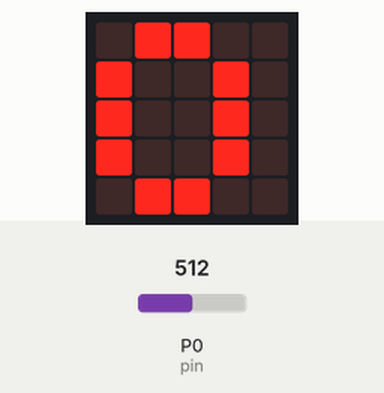
A program run on a simulated BBC micro:bit (MakeCode). On the bench: the board's 5×5 LED display. The test bench sets the inputs (shaded band); at power-on: P0 (pin) = 512 (analog values on the 0–1023 scale).

Above: at 1.2 s.
1.3 s: P0 (pin) set to 486
At 2.7 s:
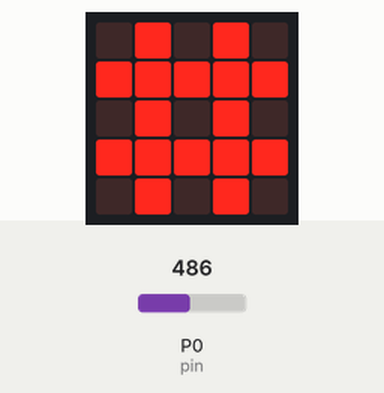
3.0 s: P0 (pin) set to 716
At 4.2 s:
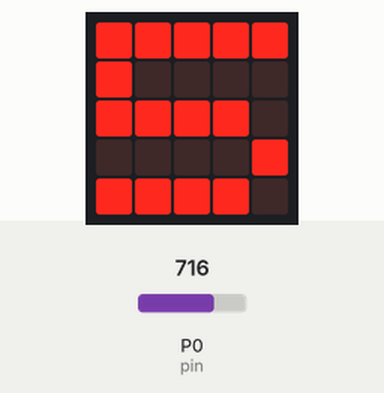
4.5 s: P0 (pin) set to 306
At 5.8 s:
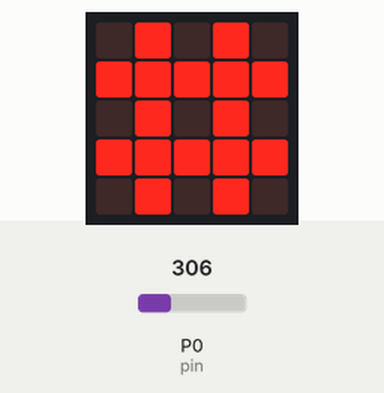
6.1 s: P0 (pin) set to 511
At 7.2 s:
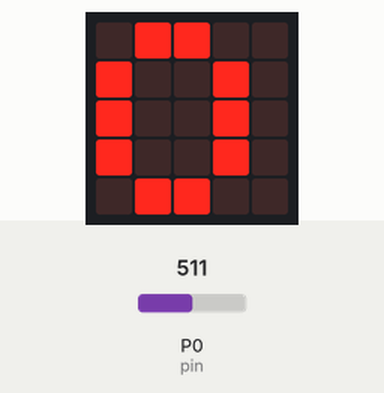
Timing chart, 0 to 8.6 s (numbered marks = the images above; inputs shaded):
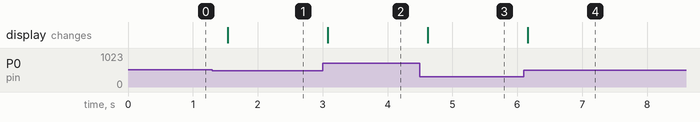

The program:

main.ts
```typescript
//% weight=0 color=#4a7ada icon="\uf11c" block="K3AnalogKeyPad"
namespace k3analogkeypad {
    let pin: AnalogPin = AnalogPin.P0;
    let analogThresholds: number[] = [
        974, 892, 819,
        756, 705, 658,
        616, 581, 550,
        521, 496, 242
    ];
    let keysStr: string[] = [
        "1", "2", "3",
        "4", "5", "6",
        "7", "8", "9",
        "*", "0", "#"
    ];

    //% blockId=setAnalogKeyPad block="set 3*4 AnalogKeyPad pin: %pin1" blockExternalInputs=false
    //% weight=70
    //% pin1.fieldEditor="gridpicker" pin1.fieldOptions.columns=4
    export function setAnalogKeyPad(pin1: AnalogPin): void {
        pin = pin1;
    }

    /**
     * Returns the key pressed as a string.
     * If no key is currently pressed, returns empty string.
     */
    //% blockId=keyPressed block="keyPressed"
    export function keyPressed(): string {
        let myString = "";
        let value: number = pins.analogReadPin(pin);
        for (let i = 0; i < analogThresholds.length; i++) {
            if (value > analogThresholds[i]) {
                myString = keysStr[i];
                break;
            }
        }
        return myString;
    }
}
```

test.ts
```typescript
let c = ""
k3analogkeypad.setAnalogKeyPad(
    AnalogPin.P0
)
basic.forever(function () {
    c = k3analogkeypad.keyPressed()
    if (c != "") {
        basic.showString(c)
    }
})
```

Measured:
- the behaviour switches between 497 and 496 on P0 (pin) (found by bisection; images 0 and 1)
- after the input at 1.3 s, the display: changes after 0.24 s (image 1)
- after the input at 3.0 s, the display: changes after 0.08 s (image 2)
- after the input at 4.5 s, the display: changes after 0.12 s (image 3)
- after the input at 6.1 s, the display: changes after 0.06 s (image 4)
